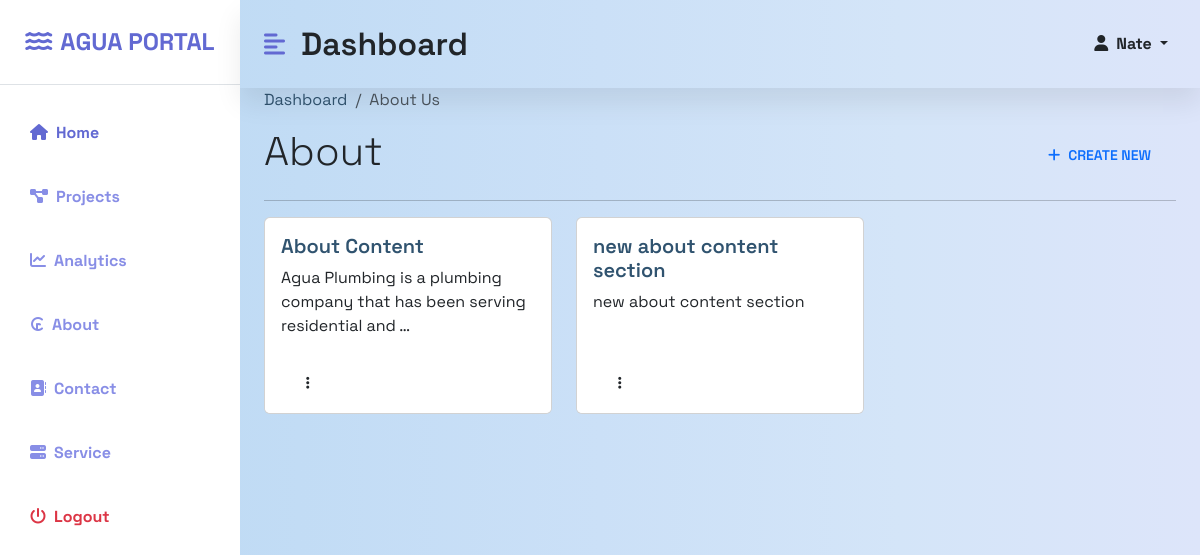
/about-list/ (signed in), run on the app's committed database.
### base/models.py (models this page shows, shortened)
class About(models.Model):
    title = models.CharField(max_length=100)
    content = models.TextField(blank=True, null=True)
    author = models.ForeignKey(User, on_delete= models.CASCADE)
    created_at = models.DateTimeField(auto_now_add= True)
    updated_at = models.DateTimeField(auto_now=True)
    slug = models.SlugField(unique=True)

### base/views.py (the view)
# urls.py: path('about-list/', AboutList.as_view(), name='about-list'),
class AboutList(LoginRequiredMixin, ListView):
    model = About
    template_name = 'about/about-list.html'
    def get_context_data(self, **kwargs):
        context = super().get_context_data(**kwargs)
        context['aboutus'] = About.objects.all()
        return context

### base/templates/about/about-list.html (shortened to what this page needs)
{% extends "base.html" %}
{% block content %}
<div class="d-flex" id="wrapper">
    <div class="bg-white" id="sidebar-wrapper">
        <div class="sidebar-heading text-center py-4 primary-text fs-4 fw-bold text-uppercase border-bottom"><i
                class="fas fa-water me-2"></i>Agua Portal</div>
        <div class="list-group list-group-flush my-3">
            <a href="{% url 'Home' %}" class="list-group-item list-group-item-action bg-transparent second-text active"><i
                    class="fas fa-home-alt me-2"></i>Home</a>
            <a href="{% url 'menu-list' %}"
                class="list-group-item list-group-item-action bg-transparent second-text fw-bold"><i
                    class="fas fa-project-diagram me-2"></i>Projects</a>
            <a href="#" class="list-group-item list-group-item-action bg-transparent second-text fw-bold"><i
                    class="fas fa-chart-line me-2"></i>Analytics</a>
            <a href="{% url 'about-list' %}"
                class="list-group-item list-group-item-action bg-transparent second-text fw-bold"><i
                    class="fas fa-cruzeiro-sign me-2"></i>About</a>
            <a href="{% url 'contact-list' %}"
                class="list-group-item list-group-item-action bg-transparent second-text fw-bold"><i
                    class="fas fa-contact-book me-2"></i>Contact</a>
            <a href="{% url 'service-list' %}"
                class="list-group-item list-group-item-action bg-transparent second-text fw-bold"><i
                    class="fas fa-server me-2"></i>Service</a>
            <a href="{% url 'logout' %}"
                class="list-group-item list-group-item-action bg-transparent text-danger fw-bold"><i
                    class="fas fa-power-off me-2"></i>Logout</a>
        </div>
    </div>
    <div id="page-content-wrapper">
        <nav class="navbar navbar-expand-lg navbar-light bg-transparent py-4 px-4">
            <div class="d-flex align-items-center">
                <i class="fas fa-align-left primary-text fs-4 me-3" id="menu-toggle"></i>
                <a href="{% url 'dashboard' %}">
                    <h2 class="fs-2 m-0">Dashboard</h2>
                </a>
            </div>
            <div class="collapse navbar-collapse" id="navbarSupportedContent">
                <ul class="navbar-nav ms-auto mb-2 mb-lg-0">
                    <li class="nav-item dropdown">
                        <a class="nav-link dropdown-toggle second-text fw-bold" href="#" id="navbarDropdown"
                            role="button" data-bs-toggle="dropdown" aria-expanded="false">
                            <i class="fas fa-user me-2"></i>{{request.user.username | title}}
                        </a>
                    </li>
                </ul>
            </div>
        </nav>
        <div class="container-fluid px-4">
            <nav aria-label="breadcrumb">
                <ol class="breadcrumb">
                    <li class="breadcrumb-item"><a href="{% url 'dashboard' %}">Dashboard</a></li>
                    <li class="breadcrumb-item active" aria-current="page">About Us</li>
                </ol>
            </nav>
            <section class="menu">
                <div class="d-flex justify-content-between">
                    <h1 class="fw-light">About</h1>
                    <a class="btn text-primary rounded-5 pt-3" href="{% url 'create-about' %}"><i
                            class="fa-solid fa-plus me-2"></i>Create New</a>
                </div>
                <hr>
                <div class="row row-cols-1 row-cols-md-3">
                    {% for about in aboutus %}
                    <div class="col-auto">
                        <div class="card project-card h-100">
                            <div class="card-body">
                                <a class="text-decoration-none" href="{% url 'about-update' about.slug %}">
                                    <h5 class="card-title">{{about.title}}</h5>
                                </a>
                                <p class="card-text">{{about.content|truncatechars:75}}</p>
                            </div>
                            <div class="card-footer border-0 bg-white">
                                <div class="d-flex justify-content-between align-items-center">
                                    <div class="text-muted">
                                        <div class="btn-group me-auto">
                                            <button class="btn rounded-5 bg-outline-secondary" type="button" id="triggerId"
                                                data-bs-toggle="dropdown" aria-haspopup="true" aria-expanded="false">
                                                <i class="fa-solid fa-ellipsis-vertical"></i>
                                            </button>
                                        </div>
                                    </div>
                                </div>
                            </div>
                        </div>
                    </div>
                    {% endfor %}
                </div>
            </section>
        </div>
    </div>
</div>
{% endblock content %}

### static/styles/main.css (style rules this page uses)
:root { --c-dark: #212529; --c-brand: #30536F; --c-brand-light: #45759c; --c-brand-rgb: 78, 87, 212; --c-body: #727272; --box-shadow: 0px 15px 25px rgba(0,0,0,0.08); --transition: all 0.5s ease; --main-bg-color: #5e66d1; --main-text-color: #6269d2; --second-text-color: #888ee6; --second-bg-color: #c6c9f5; }
body { font-family: 'Space Grotesk', sans-serif; }
h1, h2, h3,h4, h5, h6, .h1, .h2, .h3, .h4, .h5, .h6 { font-weight: 600; color: var(--c-dark); }
a { text-decoration: none; color: var(--c-brand); transition: var(--transition); }
.navbar { box-shadow: var(--box-shadow); }
.navbar-nav .nav-link { font-weight: 500; color: var(--c-dark); }
.btn { font-weight: 600; font-size: 14px; text-transform: uppercase; border-radius: 0; padding: 10px 24px; }
.primary-text { color: var(--main-text-color); }
.second-text { color: var(--second-text-color); }
#wrapper { overflow-x: hidden; background-image: linear-gradient( to right, #bad8f3, #c2dcf5, #cbe0f7, #d4e5f8, #dde5fa ); }
#sidebar-wrapper { min-height: 100vh; margin-left: -15rem; -webkit-transition: margin 0.25s ease-out; -moz-transition: margin 0.25s ease-out; -o-transition: margin 0.25s ease-out; transition: margin 0.25s ease-out; }
#sidebar-wrapper .sidebar-heading { padding: 0.875rem 1.25rem; font-size: 1.2rem; }
#sidebar-wrapper .list-group { width: 15rem; }
#page-content-wrapper { min-width: 100vw; }
#menu-toggle { cursor: pointer; }
.list-group-item { border: none; padding: 20px 30px; }
.list-group-item.active { background-color: transparent; color: var(--main-text-color); font-weight: bold; border: none; }
@media (min-width: 769px) { #sidebar-wrapper { margin-left: 0; } }
@media (min-width: 769px) { #page-content-wrapper { min-width: 0; width: 100%; } }

### data on the page
About: title "About Content", content "Agua Plumbing is a plumbing company that has been serving residential and …"
About: title "new about content section", content "new about content section"

### other printed values
{{ request.user.username | title }} "Nate"
